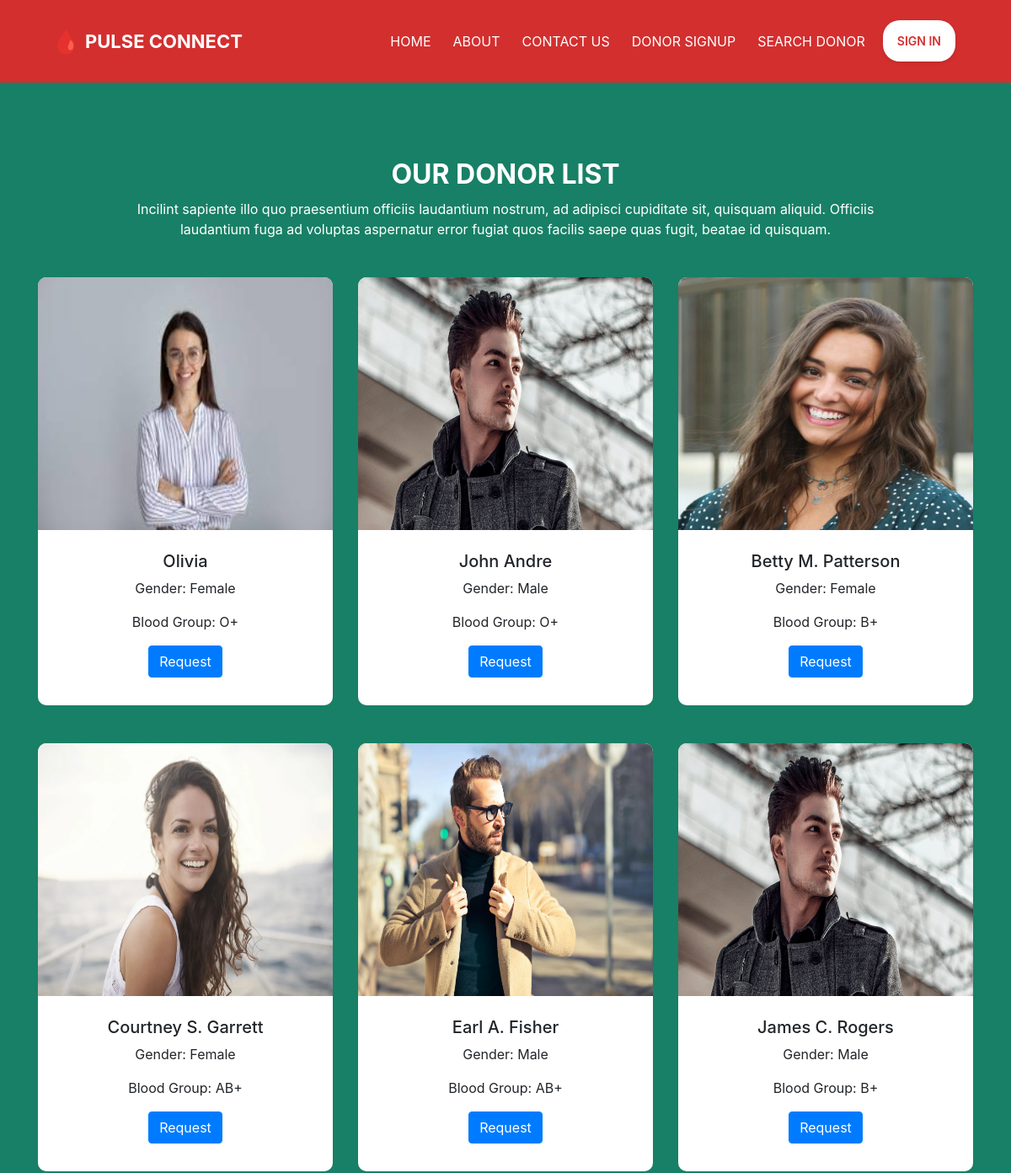
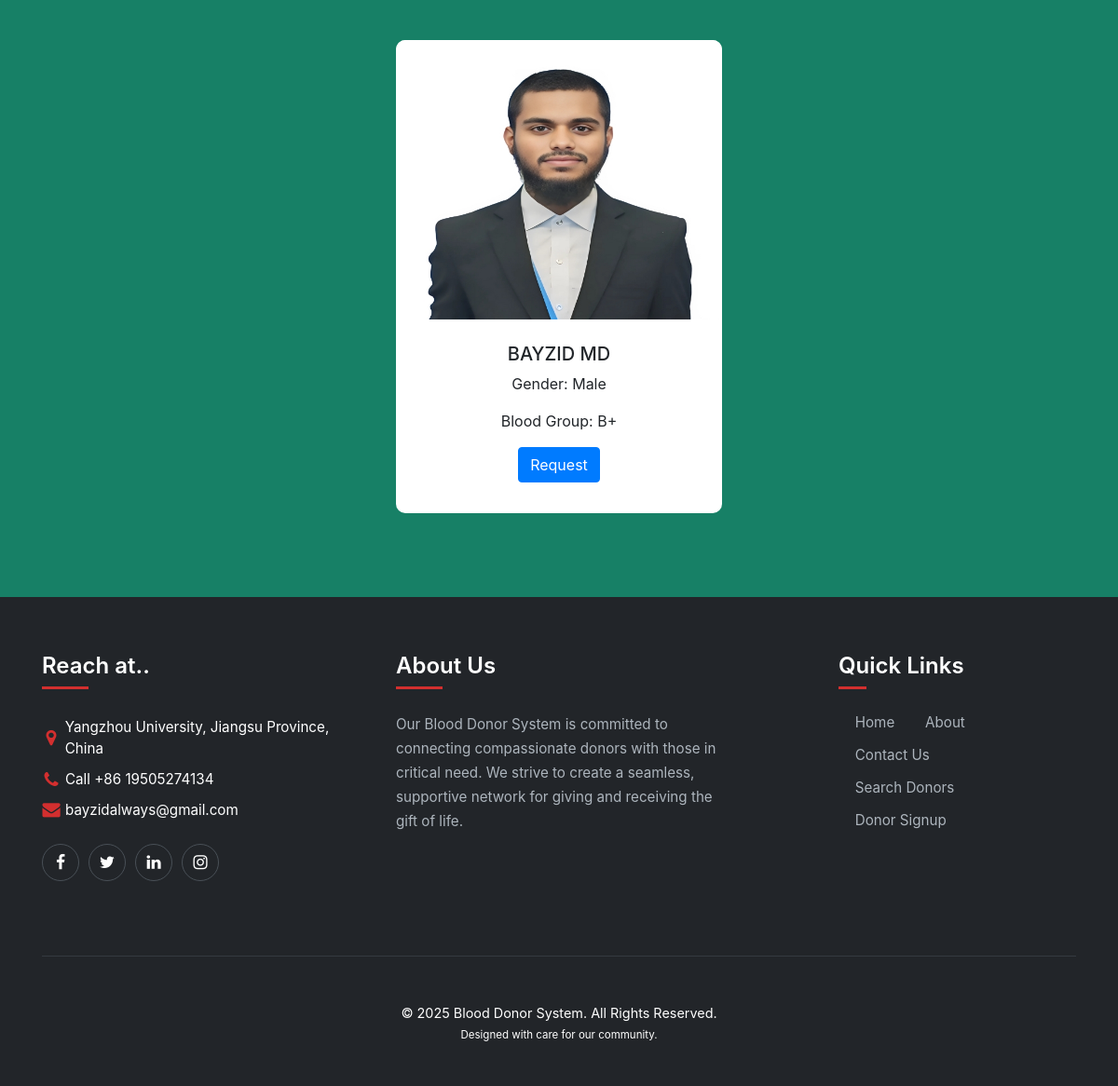
The page /user/donorlist on the database its author committed (2 pictures, top to bottom).
### bbdmsapp/models.py (models this page shows, shortened)
class DonorReg(models.Model):
    admin = models.OneToOneField(
        CustomUser, on_delete=models.CASCADE, null=True, blank=True
    )
    name = models.CharField(max_length=200, default='')
    age = models.IntegerField(default=0)
    mobilenumber = models.CharField(max_length=11)
    bloodgroup = models.ForeignKey(Bloodgroup, on_delete=models.CASCADE)
    gender = models.CharField(max_length=100)
    address = models.CharField(max_length=250)
    status = models.CharField(max_length=50, default='0')
    regdate_at = models.DateTimeField(auto_now_add=True)
    updated_at = models.DateTimeField(auto_now=True)

class CustomUser(AbstractUser):
    USER = {
        (1, 'admin'),
        (2, 'donor'),
        (3, 'requester'),
    }
    user_type = models.CharField(choices=USER, max_length=50, default=1)
    profile_pic = models.ImageField(upload_to='media/profile_pic')

class Bloodgroup(models.Model):
    bloodgroup = models.CharField(max_length=200)
    created_at = models.DateTimeField(auto_now_add=True)
    updated_at = models.DateTimeField(auto_now=True)

### bloodbanksystem/userviews.py (the view)
# urls.py: path('user/donorlist', userviews.DONORLIST, name='donor-list'),
def DONORLIST(request):
    donorview = DonorReg.objects.filter(status='0')
    context = {'dv': donorview,
    }
    return render(request, 'donor-list.html',context)

### templates/donor-list.html (shortened to what this page needs)
{% extends 'userbase.html' %} {% load static %} {% block content %}
<section class="doctor_section layout_padding">
  <div class="container">
    <div class="heading_container heading_center">
      <h2>Our Donor List</h2>
      <p class="col-md-10 mx-auto px-0">
        Incilint sapiente illo quo praesentium officiis laudantium nostrum, ad
        adipisci cupiditate sit, quisquam aliquid. Officiis laudantium fuga ad
        voluptas aspernatur error fugiat quos facilis saepe quas fugit, beatae
        id quisquam.
      </p>
    </div>
    <div class="row">
      {% for i in dv %}
      <div class="col-sm-6 col-lg-4 mx-auto">
        <div class="box">
          <div class="img-box">
            {% if i.admin.profile_pic %}
            <img
              src="{{ i.admin.profile_pic.url }}"
              width="200"
              height="300"
              alt="Donor Image"
            />
            {% endif %}
          </div>
          <div class="detail-box">
            <h5>{{ i.admin.first_name }} {{ i.admin.last_name }}</h5>
            <p>Gender: {{ i.gender }}</p>
            <p>Blood Group: {{ i.bloodgroup.bloodgroup }}</p>
            <h6 class="">
              <a href="{% url 'blood-request' i.id %}" class="btn btn-primary"
                >Request</a
              >
            </h6>
          </div>
        </div>
      </div>
      {% endfor %}
    </div>
  </div>
</section>
{% endblock %}

### templates/userbase.html (shortened to what this page needs)
{% load static %}
<!DOCTYPE html>
<html>
  <head>
    <link
      rel="stylesheet"
      type="text/css"
      href="{% static 'assets1/css/bootstrap.css'%}"
    />
    <link
      rel="stylesheet"
      type="text/css"
      href="https://cdnjs.cloudflare.com/ajax/libs/OwlCarousel2/2.3.4/assets/owl.carousel.min.css"
    />
    <link
      href="{% static 'assets1/css/font-awesome.min.css'%}"
      rel="stylesheet"
    />
    <link href="{% static 'assets1/css/style.css'%}" rel="stylesheet" />
    <link href="{% static 'assets1/css/responsive.css'%}" rel="stylesheet" />
  </head>
  <body>
    <div class="hero_area">
      <div class="hero_bg_box">
      </div>
      {% include 'userincludes/header.html' %}
      {% block content %} {% endblock %}
    </div>
    {% include 'userincludes/footer.html' %}
  </body>
</html>

### templates/userincludes/header.html (shortened to what this page needs)
<!DOCTYPE html>
<html lang="en">
<head>
    <link rel="stylesheet" href="https://stackpath.bootstrapcdn.com/bootstrap/4.5.2/css/bootstrap.min.css">
</head>
<body>
<header class="header_section" style="background-color: #d32f2f">
  <div class="container">
    <nav class="navbar navbar-expand-lg navbar-dark">
      <a
        class="navbar-brand font-weight-bold text-white"
        href="{% url 'index' %}"
      >
        <span class="blood-drop">🩸</span><span class="brand-text">Pulse Connect</span>
      </a>
      <div
        class="collapse navbar-collapse justify-content-end"
        id="navbarSupportedContent"
      >
        <ul class="navbar-nav ml-auto text-uppercase">
          <li class="nav-item {% if request.path == '/' %}active{% endif %}">
            <a class="nav-link text-white" href="{% url 'index' %}">Home</a>
          </li>
          <li class="nav-item {% if request.path == '/aboutus/' %}active{% endif %}">
            <a class="nav-link text-white" href="{% url 'aboutus' %}">About</a>
          </li>
          <li class="nav-item {% if request.path == '/contactus/' %}active{% endif %}">
            <a class="nav-link text-white" href="{% url 'contactus' %}"
              >Contact Us</a
            >
          </li>
          <li class="nav-item {% if request.path == '/donorsignup/' %}active{% endif %}">
            <a class="nav-link text-white" href="{% url 'donorsignup' %}"
              >Donor Signup</a
            >
          </li>
          <li class="nav-item {% if request.path == '/search-donor/' %}active{% endif %}">
            <a class="nav-link text-white" href="{% url 'search-donor' %}"
              >Search Donor</a
            >
          </li>
          <li class="nav-item">
            <a
              class="nav-link text-white btn btn-sm px-3 ml-2 btn-admin-custom" /* Replaced inline style with a class */
              href="{% url 'login' %}"
              >Sign In</a
            >
          </li>
        </ul>
      </div>
    </nav>
  </div>
</header>
</body>
</html>

### templates/userincludes/footer.html (shortened to what this page needs)
 {% load static %}
<footer class="footer_section">
  <div class="container">
    <div class="row">
      <div class="col-md-6 col-lg-4 footer_col">
        <div class="footer_contact">
          <h4>Reach at..</h4>
          <div class="contact_link_box">
            <a
              href="https://maps.google.com/?q=P-901, Noida, Uttar Pradesh"
              target="_blank"
              rel="noopener noreferrer"
            >
              <i class="fa fa-map-marker" aria-hidden="true"></i>
              <span> Yangzhou University, Jiangsu Province, China </span>
            </a>
            <a href="tel:+86 19505274134">
              <i class="fa fa-phone" aria-hidden="true"></i>
              <span> Call +86 19505274134 </span>
            </a>
            <a href="mailto:bayzidalways@gmail.com">
              <i class="fa fa-envelope" aria-hidden="true"></i>
              <span> bayzidalways@gmail.com </span>
            </a>
          </div>
        </div>
        <div class="footer_social">
          <a href="#" aria-label="Facebook">
            <i class="fa fa-facebook" aria-hidden="true"></i>
          </a>
          <a href="#" aria-label="Twitter">
            <i class="fa fa-twitter" aria-hidden="true"></i>
          </a>
          <a href="#" aria-label="LinkedIn">
            <i class="fa fa-linkedin" aria-hidden="true"></i>
          </a>
          <a href="#" aria-label="Instagram">
            <i class="fa fa-instagram" aria-hidden="true"></i>
          </a>
        </div>
      </div>
      <div class="col-md-6 col-lg-4 footer_col">
        <div class="footer_detail">
          <h4>About Us</h4>
          <p>
            Our Blood Donor System is committed to connecting compassionate
            donors with those in critical need. We strive to create a seamless,
            supportive network for giving and receiving the gift of life.
          </p>
        </div>
      </div>
      <div class="col-md-6 col-lg-2 mx-auto footer_col">
        <div class="footer_link_box">
          <h4>Quick Links</h4>
          <div class="footer_links">
            <a
              class="{% if request.path == '/' %}active{% endif %}"
              href="{% url 'index' %}"
            >
              Home
            </a>
            <a
              class="{% if 'aboutus' in request.path %}active{% endif %}"
              href="{% url 'aboutus' %}"
            >
              About
            </a>
            <a
              class="{% if 'contactus' in request.path %}active{% endif %}"
              href="{% url 'contactus' %}"
            >
              Contact Us
            </a>
            <a
              class="{% if 'donor-list' in request.path or 'search-donor' in request.path %}active{% endif %}"
              href="{% url 'search-donor' %}"
            >
              Search Donors
            </a>
            <a
              class="{% if 'donorsignup' in request.path %}active{% endif %}"
              href="{% url 'donorsignup' %}"
            >
              Donor Signup
            </a>
          </div>
        </div>
      </div>
    </div>
    <div class="footer-info">
      <p>
        &copy; <span id="displayYear"></span> Blood Donor System. All Rights
        Reserved. <br class="d-sm-none" />
        <br />
        <small>Designed with care for our community.</small>
      </p>
    </div>
  </div>
</footer>

### static/assets1/css/style.css (style rules this page uses)
body { font-family: 'Nunito', sans-serif; color: #000000; background-color: #fefefe; overflow-x: hidden; }
.layout_padding { padding: 90px 0; }
.heading_container { display: -webkit-box; display: -ms-flexbox; display: flex; -webkit-box-orient: vertical; -webkit-box-direction: normal; -ms-flex-direction: column; flex-direction: column; -webkit-box-align: start; -ms-flex-align: start; align-items: flex-start; }
.heading_container h2 { position: relative; font-weight: bold; margin-bottom: 0; text-transform: uppercase; }
.heading_container p { margin-top: 10px; margin-bottom: 0; }
.heading_container.heading_center { -webkit-box-align: center; -ms-flex-align: center; align-items: center; text-align: center; }
a, a:hover, a:focus { text-decoration: none; }
.btn, .btn:focus { outline: none !important; -webkit-box-shadow: none; box-shadow: none; }
.hero_area { position: relative; min-height: 100vh; display: -webkit-box; display: -ms-flexbox; display: flex; -webkit-box-orient: vertical; -webkit-box-direction: normal; -ms-flex-direction: column; flex-direction: column; }
.hero_area .hero_bg_box { position: absolute; top: 0; left: 0; width: 100%; height: 100%; display: -webkit-box; display: -ms-flexbox; display: flex; -webkit-box-pack: center; -ms-flex-pack: center; justify-content: center; -webkit-box-align: end; -ms-flex-align: end; align-items: flex-end; overflow: hidden; z-index: -1; }
.header_section { padding: 15px 0; }
.navbar-brand span { font-weight: bold; font-size: 24px; color: #ffffff; text-transform: uppercase; }
.doctor_section { background: #178066; }
.doctor_section .heading_container { color: #ffffff; }
.doctor_section .box { display: -webkit-box; display: -ms-flexbox; display: flex; -webkit-box-orient: vertical; -webkit-box-direction: normal; -ms-flex-direction: column; flex-direction: column; overflow: hidden; margin-top: 45px; border-radius: 10px; overflow: hidden; background: #ffffff; }
.doctor_section .box .img-box { width: 100%; }
.doctor_section .box .img-box img { width: 100%; }
.doctor_section .box .detail-box { width: 100%; padding: 25px 15px; text-align: center; position: relative; }
.footer_section { background: #178066; color: #ffffff; padding: 60px 0 15px 0; position: relative; }
.footer_section h4 { font-weight: 600; margin-bottom: 20px; }
.footer_section .footer_col { margin-bottom: 30px; }
.footer_section .footer_contact .contact_link_box { display: -webkit-box; display: -ms-flexbox; display: flex; -webkit-box-orient: vertical; -webkit-box-direction: normal; -ms-flex-direction: column; flex-direction: column; }
.footer_section .footer_contact .contact_link_box a { margin: 5px 0; color: #ffffff; }
.footer_section .footer_contact .contact_link_box a i { margin-right: 5px; }
.footer_section .footer_social { display: -webkit-box; display: -ms-flexbox; display: flex; margin-top: 20px; margin-bottom: 10px; }
.footer_section .footer_social a { display: -webkit-box; display: -ms-flexbox; display: flex; -webkit-box-pack: center; -ms-flex-pack: center; justify-content: center; -webkit-box-align: center; -ms-flex-align: center; align-items: center; color: #ffffff; border-radius: 100%; margin-right: 10px; font-size: 24px; }
.footer_section .footer_links { display: -webkit-box; display: -ms-flexbox; display: flex; -ms-flex-wrap: wrap; flex-wrap: wrap; }
.footer_section .footer_links a { display: -webkit-box; display: -ms-flexbox; display: flex; -webkit-box-align: center; -ms-flex-align: center; align-items: center; margin-right: 15px; margin-bottom: 15px; color: #ffffff; }
.footer_section .footer-info { text-align: center; }
.footer_section .footer-info p { color: #ffffff; padding: 25px 0; margin: 0; }

### static/assets1/css/responsive.css (style rules this page uses)
@media (max-width: 1299px) { .hero_area .hero_bg_box { top: 0; left: 0; width: 100%; } }
@media (min-width: 1200px) { .container { max-width: 1170px; } }

### rows shown on the page
DonorReg: admin.profile_pic (picture), admin.first_name "Olivia", gender "Female", bloodgroup.bloodgroup "O+"
DonorReg: admin.profile_pic (picture), admin.first_name "John", admin.last_name "Andre", gender "Male", bloodgroup.bloodgroup "O+"
DonorReg: admin.profile_pic (picture), admin.first_name "Betty", admin.last_name "M. Patterson", gender "Female", bloodgroup.bloodgroup "B+"
DonorReg: admin.profile_pic (picture), admin.first_name "Courtney", admin.last_name "S. Garrett", gender "Female", bloodgroup.bloodgroup "AB+"
DonorReg: admin.profile_pic (picture), admin.first_name "Earl", admin.last_name "A. Fisher", gender "Male", bloodgroup.bloodgroup "AB+"
DonorReg: admin.profile_pic (picture), admin.first_name "James", admin.last_name "C. Rogers", gender "Male", bloodgroup.bloodgroup "B+"
DonorReg: admin.profile_pic (picture), admin.first_name "BAYZID", admin.last_name "MD", gender "Male", bloodgroup.bloodgroup "B+"
